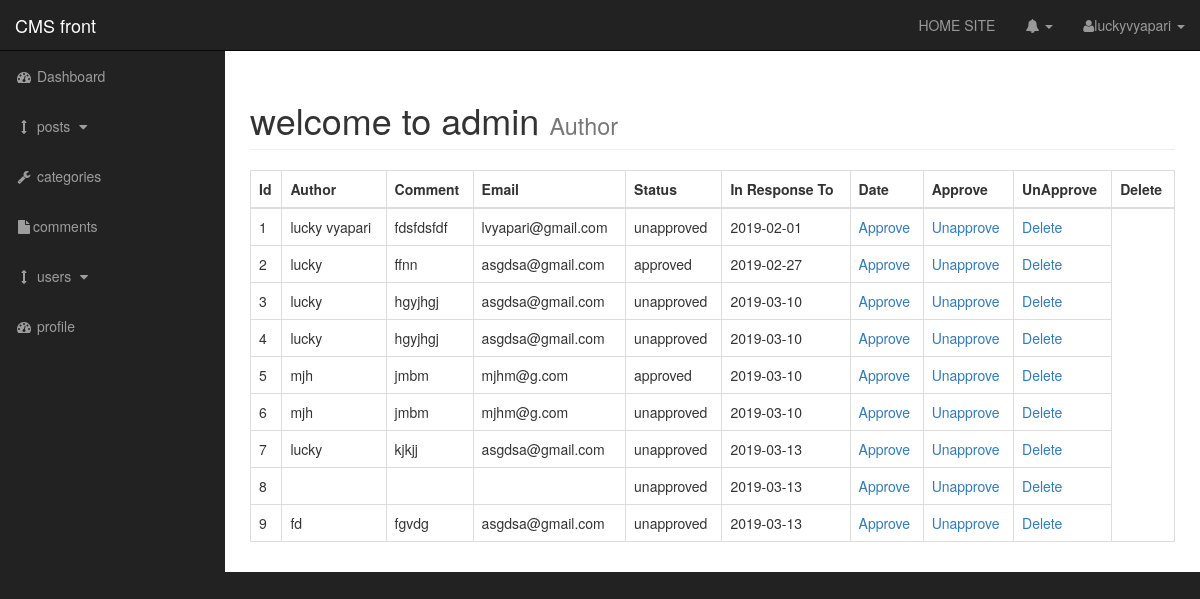
The page /admin/comments.php (signed in) on the database its author committed.
### tables this page shows
CREATE TABLE `comments` (
  `comment_id` int(3) NOT NULL,
  `comment_post_id` int(3) NOT NULL,
  `comment_author` varchar(255) NOT NULL,
  `comment_email` varchar(255) NOT NULL,
  `comment_content` text NOT NULL,
  `comment_status` varchar(255) NOT NULL,
  `comment_date` date NOT NULL
);

### admin/includes/view_all_comments.php (the view, shortened to what this page needs)
       <table class ="table table-bordered table-hover">
                         <thead>
                             <tr>
                                 <th>Id</th>
                                 <th>Author</th>
                                 <th>Comment</th>
                                 <th>Email</th>
                                 <th>Status</th>
                                 <th>In Response To</th>
                                 <th>Date</th>
                                 <th>Approve</th>
                                <th>UnApprove</th>
                                <th>Delete</th>
                             </tr>
                         </thead>
                         <tbody>
<?php
$query =  "SELECT * FROM comments";
$select_comments = mysqli_query($connection,$query);
while($row = mysqli_fetch_assoc($select_comments))
{
$comment_id =$row['comment_id'];
$comment_author =$row['comment_author'];
$comment_email =$row['comment_email'];
$comment_content =$row['comment_content'];
$comment_status =$row['comment_status'];
$comment_date=$row['comment_date'];
echo "<tr>";
echo "<td>$comment_id</td>";
echo "<td> $comment_author</td>";
echo "<td> $comment_content</td>";
echo "<td>$comment_email</td>";
echo "<td>$comment_status</td>";
echo "<td>$comment_date</td>";
echo "<td><a href = 'comments.php?approve=$comment_id'>Approve</a> </td>";
echo "<td><a href = 'comments.php?unapprove=$comment_id'>Unapprove</a> </td>";
echo "<td><a href ='comments.php?delete=$comment_id'>Delete</a></td>";
echo "</tr>";
}
?>
</tbody>
</table>

### admin/css/sb-admin.css (style rules this page uses)
body { margin-top: 100px; background-color: #222; }
@media (min-width:768px) { body { margin-top: 50px; } }

### rows shown on the page
comments: comment_id "1", comment_author "lucky vyapari", comment_content "fdsfdsfdf", comment_email "lvyapari@gmail.com", comment_status "unapproved", comment_date "2019-02-01"
comments: comment_id "2", comment_author "lucky", comment_content "ffnn", comment_email "asgdsa@gmail.com", comment_status "approved", comment_date "2019-02-27"
comments: comment_id "3", comment_author "lucky", comment_content "hgyjhgj", comment_email "asgdsa@gmail.com", comment_status "unapproved", comment_date "2019-03-10"
comments: comment_id "4", comment_author "lucky", comment_content "hgyjhgj", comment_email "asgdsa@gmail.com", comment_status "unapproved", comment_date "2019-03-10"
comments: comment_id "5", comment_author "mjh", comment_content "jmbm", comment_email "mjhm@g.com", comment_status "approved", comment_date "2019-03-10"
comments: comment_id "6", comment_author "mjh", comment_content "jmbm", comment_email "mjhm@g.com", comment_status "unapproved", comment_date "2019-03-10"
comments: comment_id "7", comment_author "lucky", comment_content "kjkjj", comment_email "asgdsa@gmail.com", comment_status "unapproved", comment_date "2019-03-13"
comments: comment_id "8", comment_status "unapproved", comment_date "2019-03-13"
comments: comment_id "9", comment_author "fd", comment_content "fgvdg", comment_email "asgdsa@gmail.com", comment_status "unapproved", comment_date "2019-03-13"

### other values the page prints
$_SESSION['username'] "luckyvyapari"
